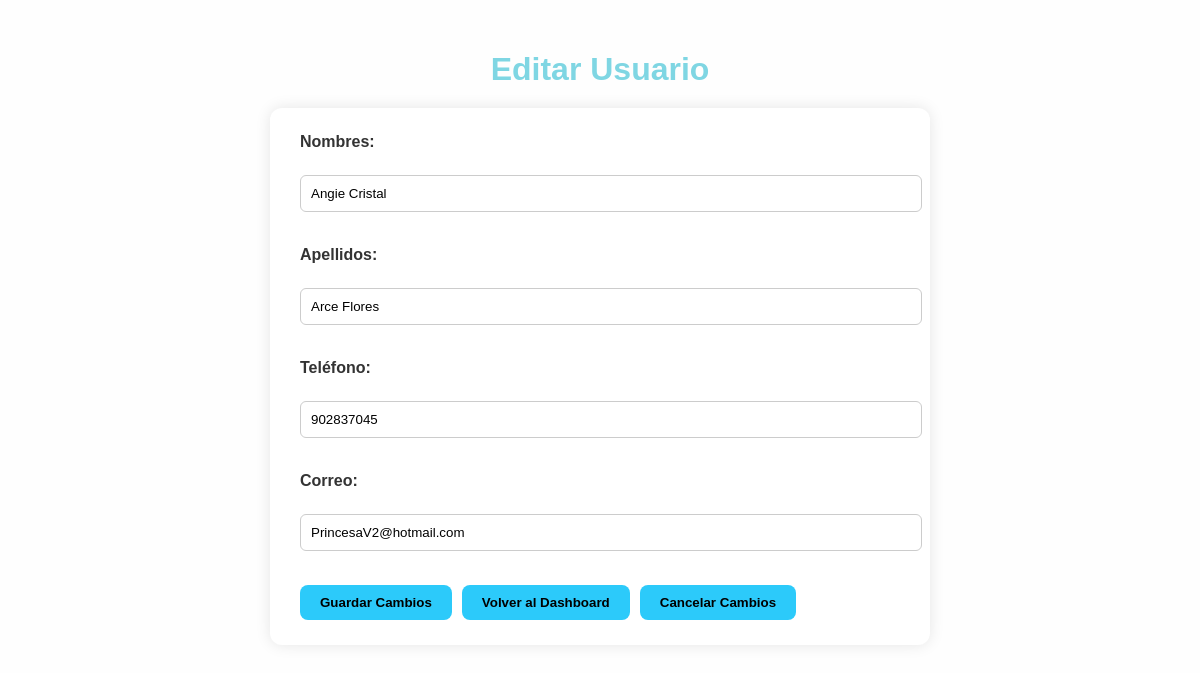
Screenshot of /PROYECTO_PELUCHE/admin/index.php?controller=usuario&action=editar&id=1 (signed in) with the database file from the repository.
### tables this page shows
CREATE TABLE `usuarios` (
  `id_usuario` int(11) NOT NULL,
  `nombres` varchar(255) DEFAULT NULL,
  `apellidos` varchar(255) DEFAULT NULL,
  `telefono` varchar(255) DEFAULT NULL,
  `correo` varchar(255) DEFAULT NULL,
  `contraseña` varchar(255) DEFAULT NULL,
  `fecha_registro` datetime DEFAULT current_timestamp(),
  `estado_activo` int(11) DEFAULT NULL
);

### PROYECTO_PELUCHE/admin/controllers/UsuarioController.php (called while the page is built, shortened)
<?php
require_once(__DIR__ . '/../models/DAOusuario.php');
class UsuarioController {
    private $usuarioModel;
    public function __construct() {
        $this->usuarioModel = new DAOusuario();
    }
    public function editar() {
        $id = intval($_GET['id']);
        $usuario = $this->usuarioModel->obtenerUsuarioPorId($id);
        require_once(__DIR__ . '/../views/VeditarUsuario.php');
    }
}

### PROYECTO_PELUCHE/config/database.php (called while the page is built)
<?php
class Database {
    public static function connect() {
        $host = 'localhost';
        $db = 'bdpeluches';
        $user = 'root';
        $pass = '';
        try {
            $conexion = new PDO("mysql:host=$host;dbname=$db;charset=utf8", $user, $pass);
            $conexion->setAttribute(PDO::ATTR_ERRMODE, PDO::ERRMODE_EXCEPTION);
            return $conexion;
        } catch (PDOException $e) {
            die("Conexión fallida: " . $e->getMessage());
        }
    }
}

### PROYECTO_PELUCHE/admin/models/DAOusuario.php (called while the page is built, shortened)
<?php
require_once(__DIR__ . '/../../config/database.php');
class DAOusuario {
    private $db;
    public function __construct() {
        $this->db = Database::connect();
    }
    public function obtenerUsuarioPorId($id) {
        $sql = "SELECT id_usuario, nombres, apellidos, telefono, correo FROM usuarios WHERE id_usuario = :id AND estado_activo = 1";
        $stmt = $this->db->prepare($sql);
        $stmt->bindParam(':id', $id, PDO::PARAM_INT);
        $stmt->execute();
        return $stmt->fetch(PDO::FETCH_ASSOC);
    }
}

### PROYECTO_PELUCHE/admin/views/VeditarUsuario.php (the view, shortened to what this page needs)
<!DOCTYPE html>
<html lang="es">
<head>
    <link rel="stylesheet" href="Style/estilo_editar.css">
</head>
<body>
    <h1>Editar Usuario</h1>
    <form action="index.php?controller=usuario&action=actualizar" method="POST">
        <label for="nombres">Nombres:</label><br>
        <input type="text" id="nombres" name="nombres" value="<?= htmlspecialchars($usuario['nombres']) ?>" required><br><br>
        <label for="apellidos">Apellidos:</label><br>
        <input type="text" id="apellidos" name="apellidos" value="<?= htmlspecialchars($usuario['apellidos']) ?>" required><br><br>
        <label for="telefono">Teléfono:</label><br>
        <input type="text" id="telefono" name="telefono" value="<?= htmlspecialchars($usuario['telefono']) ?>" required><br><br>
        <label for="correo">Correo:</label><br>
        <input type="email" id="correo" name="correo" value="<?= htmlspecialchars($usuario['correo']) ?>" required><br><br>
    <div style="display: flex; gap: 10px;">
    <button type="submit">Guardar Cambios</button>
    <button type="button" onclick="window.location.href='index.php?controller=dashboard&action=index'">Volver al Dashboard</button>
    <button type="button" onclick="window.location.href='index.php?controller=usuario&action=listar'">Cancelar Cambios</button>
</div>
</form>
</body>
</html>

### PROYECTO_PELUCHE/admin/Style/estilo_editar.css (style rules this page uses)
body { font-family: 'Lucida Sans Unicode', sans-serif; background: #fefefe; color: #000; margin: 0; padding: 30px; display: flex; flex-direction: column; align-items: center; }
h2, h1 { color: #7FD6E3; margin-bottom: 20px; text-align: center; }
form { background: #fff; padding: 25px 30px; border-radius: 12px; box-shadow: 0 0 15px rgba(0,0,0,0.1); max-width: 600px; width: 100%; animation: fadeIn 0.5s ease; }
label { display: block; margin-bottom: 6px; font-weight: bold; color: #333; }
input[type="text"], input[type="number"], input[type="decimal"], input[type="email"], input[type="password"], select, textarea { width: 100%; padding: 10px; margin-bottom: 16px; border: 1px solid #ccc; border-radius: 6px; background: #ffffff; transition: 0.3s ease; }
button { background: #2ccafa; color: #000; padding: 10px 20px; border: none; border-radius: 8px; font-weight: bold; cursor: pointer; transition: background 0.3s ease; }

### rows the page displays
usuarios: nombres "Angie Cristal", apellidos "Arce Flores", telefono "902837045", correo "PrincesaV2@hotmail.com"
